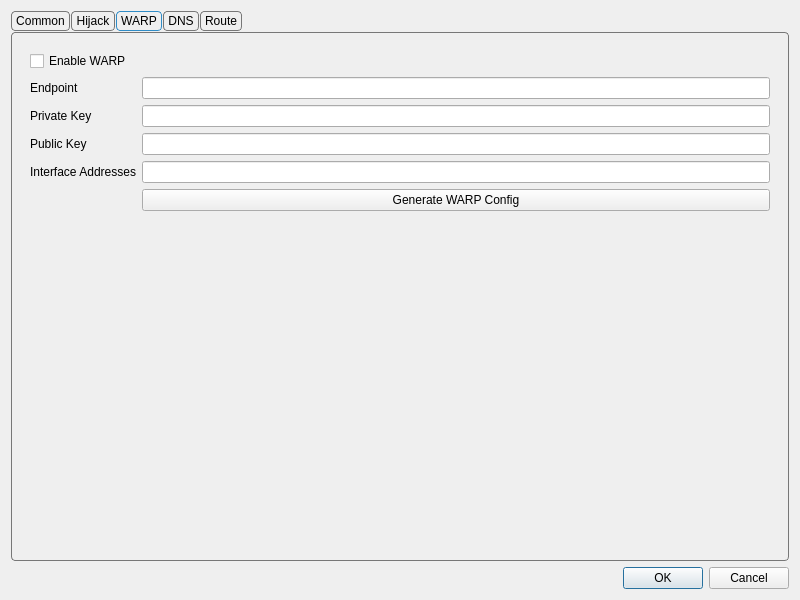
<?xml version="1.0" encoding="UTF-8"?>
<ui version="4.0">
 <class>DialogManageRoutes</class>
 <widget class="QDialog" name="DialogManageRoutes">
  <property name="geometry">
   <rect>
    <x>0</x>
    <y>0</y>
    <width>800</width>
    <height>600</height>
   </rect>
  </property>
  <property name="windowTitle">
   <string>Routes</string>
  </property>
  <layout class="QVBoxLayout" name="verticalLayout">
   <item>
    <widget class="QTabWidget" name="tabWidget">
     <property name="styleSheet">
      <string notr="true">QTabWidget::pane {
    margin-top: 1px;
    border: 1px solid #777777;
    border-radius: 4px;
}

QTabBar {
    background: transparent;
    qproperty-drawBase: 0;
}

QTabBar::tab {
    border: 1px solid #777777;
    border-radius: 4px;

    padding: 2px 4px;
    margin-right: 1px;
}

QTabBar::tab:selected {
    border: 1px solid palette(highlight);
}

QTabBar::tab:!selected {
    border: 1px solid #777777;
}

QTabBar::tab:hover:!selected {
    border: 1px solid #777777;
}</string>
     </property>
     <property name="currentIndex">
      <number>2</number>
     </property>
     <widget class="QWidget" name="tab">
      <attribute name="title">
       <string>Common</string>
      </attribute>
      <layout class="QVBoxLayout" name="verticalLayout_3">
       <item>
        <widget class="QWidget" name="widget" native="true">
         <layout class="QGridLayout" name="gridLayout_2">
          <item row="4" column="1">
           <widget class="QComboBox" name="route_prof"/>
          </item>
          <item row="3" column="0">
           <widget class="QLabel" name="label_3">
            <property name="toolTip">
             <string>&lt;html&gt;&lt;head/&gt;&lt;body&gt;&lt;p&gt;Used as default strategy when resolving outbound/dns server Domain addresses&lt;/p&gt;&lt;/body&gt;&lt;/html&gt;</string>
            </property>
            <property name="text">
             <string>Default Domain Strategy</string>
            </property>
           </widget>
          </item>
          <item row="3" column="1">
           <widget class="QComboBox" name="default_domain_strategy">
            <property name="editable">
             <bool>false</bool>
            </property>
           </widget>
          </item>
          <item row="1" column="0">
           <widget class="QLabel" name="label">
            <property name="toolTip">
             <string>Sniffs the connections intial packet(s?) to identify the protocol and the SNI. Sniff result for destination also rewrites the destionation of the connection to the sniffed SNI. For more data on the sniffed protocol refer to the sing-box's documentation.</string>
            </property>
            <property name="text">
             <string>Sniffing Mode</string>
            </property>
           </widget>
          </item>
          <item row="2" column="0">
           <widget class="QLabel" name="label_6">
            <property name="toolTip">
             <string notr="true">&lt;html&gt;&lt;head/&gt;&lt;body&gt;&lt;p&gt;If not empty, resolves domains in requests according to the strategy&lt;/p&gt;&lt;/body&gt;&lt;/html&gt;</string>
            </property>
            <property name="text">
             <string>Resolve Domain Strategy</string>
            </property>
           </widget>
          </item>
          <item row="1" column="1">
           <widget class="QComboBox" name="sniffing_mode">
            <item>
             <property name="text">
              <string>Disable</string>
             </property>
            </item>
            <item>
             <property name="text">
              <string>Sniff result for routing</string>
             </property>
            </item>
           </widget>
          </item>
          <item row="4" column="0">
           <widget class="QLabel" name="route_prof_l">
            <property name="text">
             <string>Routing Profile</string>
            </property>
           </widget>
          </item>
          <item row="2" column="1">
           <widget class="QComboBox" name="domainStrategyCombo">
            <property name="editable">
             <bool>false</bool>
            </property>
           </widget>
          </item>
          <item row="5" column="0">
           <widget class="QLabel" name="ruleset_mirror_l">
            <property name="text">
             <string>Remote Rule-set Mirror</string>
            </property>
           </widget>
          </item>
          <item row="5" column="1">
           <widget class="QComboBox" name="ruleset_mirror">
            <item>
             <property name="text">
              <string>GitHub</string>
             </property>
            </item>
            <item>
             <property name="text">
              <string>jsDelivr(Cloudflare)</string>
             </property>
            </item>
            <item>
             <property name="text">
              <string>jsDelivr(Gcore)</string>
             </property>
            </item>
            <item>
             <property name="text">
              <string>jsDelivr(Quantil)</string>
             </property>
            </item>
            <item>
             <property name="text">
              <string>jsDelivr(Fastly)</string>
             </property>
            </item>
            <item>
             <property name="text">
              <string>jsDelivr(CDN)</string>
             </property>
            </item>
           </widget>
          </item>
         </layout>
        </widget>
       </item>
      </layout>
     </widget>
     <widget class="QWidget" name="tab_4">
      <attribute name="title">
       <string>Hijack</string>
      </attribute>
      <layout class="QVBoxLayout" name="verticalLayout_7">
       <item>
        <widget class="QGroupBox" name="hijack_box">
         <property name="title">
          <string>DNS Server</string>
         </property>
         <layout class="QFormLayout" name="formLayout">
          <item row="0" column="0">
           <widget class="QCheckBox" name="dnshijack_enable">
            <property name="text">
             <string>Enable</string>
            </property>
           </widget>
          </item>
          <item row="0" column="1">
           <widget class="QPushButton" name="dnshijack_what">
            <property name="text">
             <string>How does it work?</string>
            </property>
           </widget>
          </item>
          <item row="3" column="0">
           <widget class="QLabel" name="dnshijack_listenport_l">
            <property name="text">
             <string>Listen Port</string>
            </property>
           </widget>
          </item>
          <item row="3" column="1">
           <widget class="QLineEdit" name="dnshijack_listenport"/>
          </item>
          <item row="4" column="0">
           <widget class="QLabel" name="dnshijack_v4resp_l">
            <property name="text">
             <string>IPv4 Response</string>
            </property>
           </widget>
          </item>
          <item row="4" column="1">
           <widget class="QLineEdit" name="dnshijack_v4resp"/>
          </item>
          <item row="5" column="0">
           <widget class="QLabel" name="dnshijack_v6resp_l">
            <property name="text">
             <string>IPv6 Response</string>
            </property>
           </widget>
          </item>
          <item row="5" column="1">
           <widget class="QLineEdit" name="dnshijack_v6resp"/>
          </item>
          <item row="6" column="0">
           <widget class="QLabel" name="dnshijack_rules_l">
            <property name="toolTip">
             <string>&lt;html&gt;&lt;head/&gt;&lt;body&gt;&lt;p&gt;Following format should be used:&lt;br/&gt;domain:a.com&lt;/p&gt;&lt;p&gt;suffix:a.com&lt;/p&gt;&lt;p&gt;regex:someregex&lt;/p&gt;&lt;p&gt;rule_set:nameOfRuleSet&lt;/p&gt;&lt;/body&gt;&lt;/html&gt;</string>
            </property>
            <property name="text">
             <string>Rules</string>
            </property>
           </widget>
          </item>
          <item row="6" column="1">
           <widget class="QTextEdit" name="dnshijack_rules"/>
          </item>
          <item row="2" column="1">
           <widget class="QCheckBox" name="dnshijack_allow_lan">
            <property name="toolTip">
             <string>&lt;html&gt;&lt;head/&gt;&lt;body&gt;&lt;p&gt;Whether to listen on 0.0.0.0 so that other devices on LAN can use this server&lt;/p&gt;&lt;/body&gt;&lt;/html&gt;</string>
            </property>
            <property name="text">
             <string>Allow Lan to Connect</string>
            </property>
           </widget>
          </item>
         </layout>
        </widget>
       </item>
       <item>
        <widget class="QGroupBox" name="groupBox_3">
         <property name="title">
          <string>Redirect Settings</string>
         </property>
         <layout class="QFormLayout" name="formLayout_2">
          <item row="2" column="1">
           <widget class="QLineEdit" name="redirect_listenport"/>
          </item>
          <item row="2" column="0">
           <widget class="QLabel" name="redirect_listenport_l">
            <property name="text">
             <string>Listen Port</string>
            </property>
           </widget>
          </item>
          <item row="0" column="0">
           <widget class="QCheckBox" name="redirect_enable">
            <property name="text">
             <string>Enable</string>
            </property>
           </widget>
          </item>
          <item row="1" column="1">
           <widget class="QLineEdit" name="redirect_listenaddr"/>
          </item>
          <item row="1" column="0">
           <widget class="QLabel" name="redirect_listenaddr_l">
            <property name="text">
             <string>Listen Address</string>
            </property>
           </widget>
          </item>
         </layout>
        </widget>
       </item>
      </layout>
     </widget>
     <widget class="QWidget" name="tab_5">
      <attribute name="title">
       <string>WARP</string>
      </attribute>
      <layout class="QVBoxLayout" name="verticalLayout_8">
       <item>
        <widget class="QWidget" name="widget_3" native="true">
         <layout class="QFormLayout" name="formLayout_3">
          <item row="0" column="0">
           <widget class="QCheckBox" name="enable_warp">
            <property name="toolTip">
             <string>&lt;html&gt;&lt;head/&gt;&lt;body&gt;&lt;p&gt;Enables the following config to be used as egress, useful for bypassing services restrciting non-warp VPNs&lt;/p&gt;&lt;/body&gt;&lt;/html&gt;</string>
            </property>
            <property name="text">
             <string>Enable WARP</string>
            </property>
           </widget>
          </item>
          <item row="1" column="0">
           <widget class="QLabel" name="label_7">
            <property name="text">
             <string>Endpoint</string>
            </property>
           </widget>
          </item>
          <item row="1" column="1">
           <widget class="QLineEdit" name="warp_ep"/>
          </item>
          <item row="2" column="0">
           <widget class="QLabel" name="label_4">
            <property name="text">
             <string>Private Key</string>
            </property>
           </widget>
          </item>
          <item row="2" column="1">
           <widget class="QLineEdit" name="warp_private_key"/>
          </item>
          <item row="3" column="0">
           <widget class="QLabel" name="label_5">
            <property name="text">
             <string>Public Key</string>
            </property>
           </widget>
          </item>
          <item row="3" column="1">
           <widget class="QLineEdit" name="warp_public_key"/>
          </item>
          <item row="4" column="0">
           <widget class="QLabel" name="label_12">
            <property name="text">
             <string>Interface Addresses</string>
            </property>
           </widget>
          </item>
          <item row="4" column="1">
           <widget class="QLineEdit" name="warp_ifc_addrs"/>
          </item>
          <item row="5" column="1">
           <widget class="QPushButton" name="warp_autogen">
            <property name="toolTip">
             <string>&lt;html&gt;&lt;head/&gt;&lt;body&gt;&lt;p&gt;Gets a new config from cloudflare API&lt;/p&gt;&lt;/body&gt;&lt;/html&gt;</string>
            </property>
            <property name="text">
             <string>Generate WARP Config</string>
            </property>
           </widget>
          </item>
         </layout>
        </widget>
       </item>
      </layout>
     </widget>
     <widget class="QWidget" name="tab_3">
      <attribute name="title">
       <string>DNS</string>
      </attribute>
      <layout class="QVBoxLayout" name="verticalLayout_4">
       <item>
        <widget class="QGroupBox" name="simple_dns_box">
         <property name="title">
          <string>Simple DNS Settings</string>
         </property>
         <layout class="QGridLayout" name="gridLayout">
          <item row="2" column="3">
           <layout class="QHBoxLayout" name="horizontalLayout_8">
            <item>
             <widget class="QComboBox" name="direct_dns">
              <property name="sizePolicy">
               <sizepolicy hsizetype="Expanding" vsizetype="Fixed">
                <horstretch>0</horstretch>
                <verstretch>0</verstretch>
               </sizepolicy>
              </property>
              <property name="editable">
               <bool>true</bool>
              </property>
              <item>
               <property name="text">
                <string notr="true">localhost</string>
               </property>
              </item>
              <item>
               <property name="text">
                <string notr="true">223.5.5.5</string>
               </property>
              </item>
              <item>
               <property name="text">
                <string notr="true">119.29.29.29</string>
               </property>
              </item>
              <item>
               <property name="text">
                <string notr="true">178.22.122.100</string>
               </property>
              </item>
              <item>
               <property name="text">
                <string notr="true">77.88.8.8</string>
               </property>
              </item>
             </widget>
            </item>
            <item>
             <widget class="QLabel" name="label_11">
              <property name="text">
               <string>Query Strategy</string>
              </property>
             </widget>
            </item>
            <item>
             <widget class="QComboBox" name="direct_dns_strategy"/>
            </item>
           </layout>
          </item>
          <item row="1" column="3">
           <layout class="QHBoxLayout" name="horizontalLayout_7">
            <item>
             <widget class="QComboBox" name="remote_dns">
              <property name="sizePolicy">
               <sizepolicy hsizetype="Expanding" vsizetype="Fixed">
                <horstretch>0</horstretch>
                <verstretch>0</verstretch>
               </sizepolicy>
              </property>
              <property name="editable">
               <bool>true</bool>
              </property>
              <item>
               <property name="text">
                <string notr="true">tls://8.8.8.8</string>
               </property>
              </item>
              <item>
               <property name="text">
                <string notr="true">tls://1.1.1.1</string>
               </property>
              </item>
              <item>
               <property name="text">
                <string notr="true">8.8.8.8</string>
               </property>
              </item>
              <item>
               <property name="text">
                <string notr="true">1.1.1.1</string>
               </property>
              </item>
             </widget>
            </item>
            <item>
             <widget class="QLabel" name="label_10">
              <property name="text">
               <string>Query Strategy</string>
              </property>
             </widget>
            </item>
            <item>
             <widget class="QComboBox" name="remote_dns_strategy"/>
            </item>
           </layout>
          </item>
          <item row="4" column="3">
           <layout class="QHBoxLayout" name="horizontalLayout_5">
            <item>
             <widget class="QLineEdit" name="local_override"/>
            </item>
           </layout>
          </item>
          <item row="6" column="3">
           <layout class="QHBoxLayout" name="horizontalLayout_3">
            <item>
             <widget class="QComboBox" name="dns_final_out">
              <item>
               <property name="text">
                <string notr="true">remote</string>
               </property>
              </item>
              <item>
               <property name="text">
                <string notr="true">direct</string>
               </property>
              </item>
             </widget>
            </item>
            <item>
             <widget class="QCheckBox" name="enable_fakeip">
              <property name="text">
               <string>Enable FakeIP</string>
              </property>
             </widget>
            </item>
            <item>
             <widget class="QCheckBox" name="enable_dns_routing">
              <property name="toolTip">
               <string>&lt;html&gt;&lt;head/&gt;&lt;body&gt;&lt;p&gt;When enabled, domains destined for direct outbound will also be resolved using direct dns&lt;/p&gt;&lt;/body&gt;&lt;/html&gt;</string>
              </property>
              <property name="text">
               <string>Enable DNS Routing</string>
              </property>
             </widget>
            </item>
           </layout>
          </item>
          <item row="1" column="0">
           <widget class="QLabel" name="label_9">
            <property name="toolTip">
             <string>&lt;html&gt;&lt;head/&gt;&lt;body&gt;&lt;p&gt;examples:&lt;br/&gt;tls://8.8.8.8&lt;br/&gt;https://domain/path&lt;/p&gt;&lt;p&gt;tcp://8.8.8.8:1234&lt;/p&gt;&lt;p&gt;dhcp://auto&lt;/p&gt;&lt;p&gt;h3://domain/path&lt;/p&gt;&lt;p&gt;quic://domain:4632&lt;/p&gt;&lt;p&gt;etc&lt;/p&gt;&lt;/body&gt;&lt;/html&gt;</string>
            </property>
            <property name="text">
             <string>Remote DNS</string>
            </property>
            <property name="buddy">
             <cstring>widget</cstring>
            </property>
           </widget>
          </item>
          <item row="6" column="0">
           <widget class="QLabel" name="dns_final_out_l">
            <property name="text">
             <string>Default DNS server</string>
            </property>
           </widget>
          </item>
          <item row="2" column="0">
           <widget class="QLabel" name="label_8">
            <property name="toolTip">
             <string>This is especially important and it is recommended to use the default value of &quot;localhost&quot;.
If the default value does not work, try changing it to &quot;223.5.5.5&quot;.
For more information, see the document &quot;Configuration/DNS&quot;.</string>
            </property>
            <property name="text">
             <string>Direct DNS</string>
            </property>
           </widget>
          </item>
          <item row="4" column="0">
           <widget class="QLabel" name="label_2">
            <property name="toolTip">
             <string>&lt;html&gt;&lt;head/&gt;&lt;body&gt;&lt;p&gt;Local DNS can not be used in some configurations, you will have to set an ip here to be used as local dns in such situations&lt;/p&gt;&lt;/body&gt;&lt;/html&gt;</string>
            </property>
            <property name="text">
             <string>Local Override</string>
            </property>
           </widget>
          </item>
          <item row="7" column="3">
           <layout class="QHBoxLayout" name="horizontalLayout_6">
            <item>
             <widget class="QLineEdit" name="cache_cap"/>
            </item>
            <item>
             <widget class="QCheckBox" name="disable_cache">
              <property name="text">
               <string>Disable Cache</string>
              </property>
             </widget>
            </item>
            <item>
             <widget class="QCheckBox" name="disable_expire">
              <property name="text">
               <string>Disable Expire</string>
              </property>
             </widget>
            </item>
            <item>
             <widget class="QCheckBox" name="reverse_mapping">
              <property name="text">
               <string>Reverse Mapping</string>
              </property>
             </widget>
            </item>
           </layout>
          </item>
          <item row="7" column="0">
           <widget class="QLabel" name="label_13">
            <property name="text">
             <string>Cache Capacity</string>
            </property>
           </widget>
          </item>
         </layout>
        </widget>
       </item>
       <item>
        <widget class="QGroupBox" name="groupBox_2">
         <property name="title">
          <string>DNS Object Settings</string>
         </property>
         <layout class="QVBoxLayout" name="verticalLayout_5">
          <item>
           <layout class="QHBoxLayout" name="horizontalLayout_4">
            <item>
             <widget class="QCheckBox" name="use_dns_object">
              <property name="text">
               <string>Use DNS Object</string>
              </property>
             </widget>
            </item>
            <item>
             <widget class="QPushButton" name="format_dns_object">
              <property name="sizePolicy">
               <sizepolicy hsizetype="Maximum" vsizetype="Fixed">
                <horstretch>0</horstretch>
                <verstretch>0</verstretch>
               </sizepolicy>
              </property>
              <property name="text">
               <string>Format</string>
              </property>
             </widget>
            </item>
            <item>
             <widget class="QPushButton" name="dns_document">
              <property name="sizePolicy">
               <sizepolicy hsizetype="Maximum" vsizetype="Fixed">
                <horstretch>0</horstretch>
                <verstretch>0</verstretch>
               </sizepolicy>
              </property>
              <property name="text">
               <string>Document</string>
              </property>
             </widget>
            </item>
           </layout>
          </item>
          <item>
           <widget class="QPlainTextEdit" name="dns_object"/>
          </item>
         </layout>
        </widget>
       </item>
      </layout>
     </widget>
     <widget class="QWidget" name="tab_2">
      <attribute name="title">
       <string>Route</string>
      </attribute>
      <layout class="QVBoxLayout" name="verticalLayout_2">
       <item>
        <widget class="QGroupBox" name="route_profiles_box">
         <property name="title">
          <string>Routing Profiles</string>
         </property>
         <layout class="QVBoxLayout" name="verticalLayout_6">
          <item>
           <widget class="QListWidget" name="route_profiles"/>
          </item>
          <item>
           <widget class="QWidget" name="widget_2" native="true">
            <layout class="QHBoxLayout" name="horizontalLayout_2">
             <item>
              <widget class="QPushButton" name="new_route">
               <property name="text">
                <string>New</string>
               </property>
              </widget>
             </item>
             <item>
              <widget class="QPushButton" name="clone_route">
               <property name="text">
                <string>Clone</string>
               </property>
              </widget>
             </item>
             <item>
              <widget class="QPushButton" name="export_route">
               <property name="text">
                <string>Export</string>
               </property>
              </widget>
             </item>
             <item>
              <widget class="QPushButton" name="import_route">
               <property name="text">
                <string>Import</string>
               </property>
              </widget>
             </item>
             <item>
              <widget class="QPushButton" name="edit_route">
               <property name="text">
                <string>Edit</string>
               </property>
              </widget>
             </item>
             <item>
              <widget class="QPushButton" name="delete_route">
               <property name="text">
                <string>Delete</string>
               </property>
              </widget>
             </item>
            </layout>
           </widget>
          </item>
         </layout>
        </widget>
       </item>
      </layout>
     </widget>
    </widget>
   </item>
   <item>
    <layout class="QHBoxLayout" name="horizontalLayout">
     <item>
      <widget class="QDialogButtonBox" name="buttonBox">
       <property name="sizePolicy">
        <sizepolicy hsizetype="Preferred" vsizetype="Preferred">
         <horstretch>0</horstretch>
         <verstretch>0</verstretch>
        </sizepolicy>
       </property>
       <property name="standardButtons">
        <set>QDialogButtonBox::StandardButton::Cancel|QDialogButtonBox::StandardButton::Ok</set>
       </property>
      </widget>
     </item>
    </layout>
   </item>
  </layout>
 </widget>
 <tabstops>
  <tabstop>tabWidget</tabstop>
  <tabstop>sniffing_mode</tabstop>
  <tabstop>domainStrategyCombo</tabstop>
  <tabstop>default_domain_strategy</tabstop>
  <tabstop>remote_dns</tabstop>
  <tabstop>remote_dns_strategy</tabstop>
  <tabstop>direct_dns</tabstop>
  <tabstop>direct_dns_strategy</tabstop>
  <tabstop>dns_final_out</tabstop>
  <tabstop>use_dns_object</tabstop>
  <tabstop>format_dns_object</tabstop>
  <tabstop>dns_document</tabstop>
  <tabstop>dns_object</tabstop>
 </tabstops>
 <resources/>
 <connections>
  <connection>
   <sender>buttonBox</sender>
   <signal>rejected()</signal>
   <receiver>DialogManageRoutes</receiver>
   <slot>reject()</slot>
   <hints>
    <hint type="sourcelabel">
     <x>399</x>
     <y>574</y>
    </hint>
    <hint type="destinationlabel">
     <x>399</x>
     <y>299</y>
    </hint>
   </hints>
  </connection>
  <connection>
   <sender>buttonBox</sender>
   <signal>accepted()</signal>
   <receiver>DialogManageRoutes</receiver>
   <slot>accept()</slot>
   <hints>
    <hint type="sourcelabel">
     <x>399</x>
     <y>574</y>
    </hint>
    <hint type="destinationlabel">
     <x>399</x>
     <y>299</y>
    </hint>
   </hints>
  </connection>
 </connections>
</ui>
